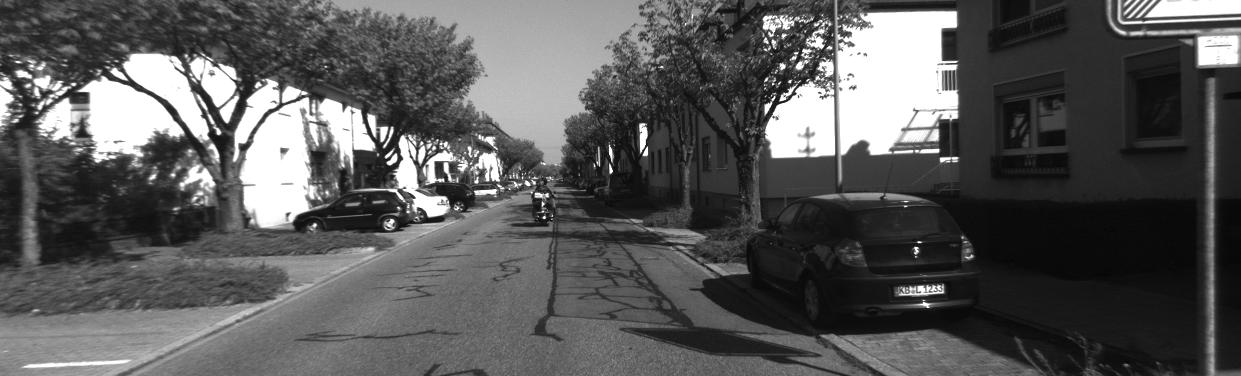
//> input picture 第5讲/left.png, 1241 x 376 px
$ ./stereoVision   (built with g++ and OpenCV 4)
//> lines starting //> are read from the running program, lines starting //| are printed output that depends on the picture
#include <iostream>
#include <opencv2/opencv.hpp>
#include <Eigen/Core>
#include <Eigen/Eigen>
#include <pangolin/pangolin.h>
#include <unistd.h>
#include <string>
#include <vector>


using namespace std;
using namespace Eigen;

string left_file = "../left.png";
string right_file = "../right.png";

void showPointCloud(const vector<Vector4d, Eigen::aligned_allocator<Vector4d>> &pointcloud);

int main(int argc, char **argv)
{
  double fx = 718.856, fy = 718.856, cx = 607.1928, cy = 185.2157;
  double b = 0.573;

  cv::Mat left = cv::imread(left_file, 0);
//> left is the input picture: 376 rows x 1241 cols, CV_8UC1; min 6, max 255, mean 89
  cv::Mat right = cv::imread(right_file, 0);
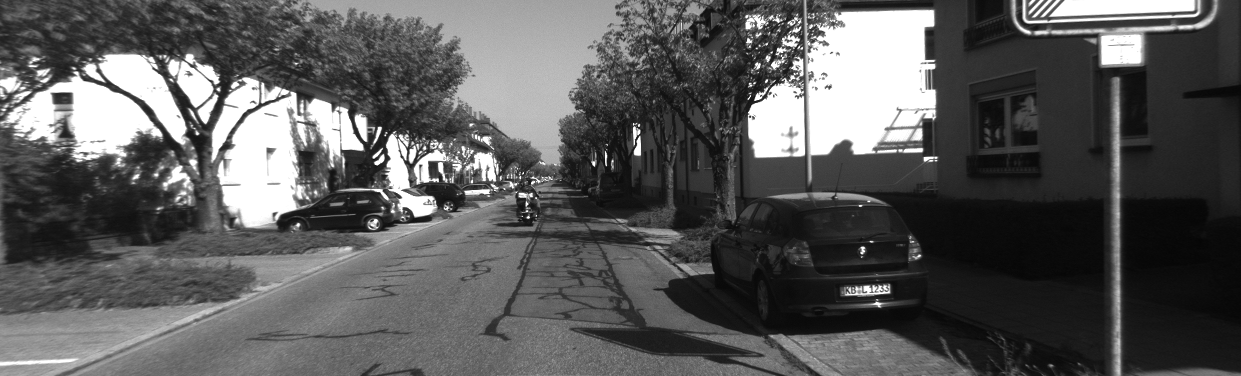
//> input picture 第5讲/right.png, 1241 x 376 px
//> right is the input picture: 376 rows x 1241 cols, CV_8UC1; min 5, max 255, mean 90.3
  cv::Ptr<cv::StereoSGBM> sgbm = cv::StereoSGBM::create(
    0, 96, 9, 8*9*9, 3*9*9, 1, 63, 10, 100, 32);

  cv::Mat disparity_sgbm, disparity;
  sgbm->compute(left, right, disparity_sgbm);
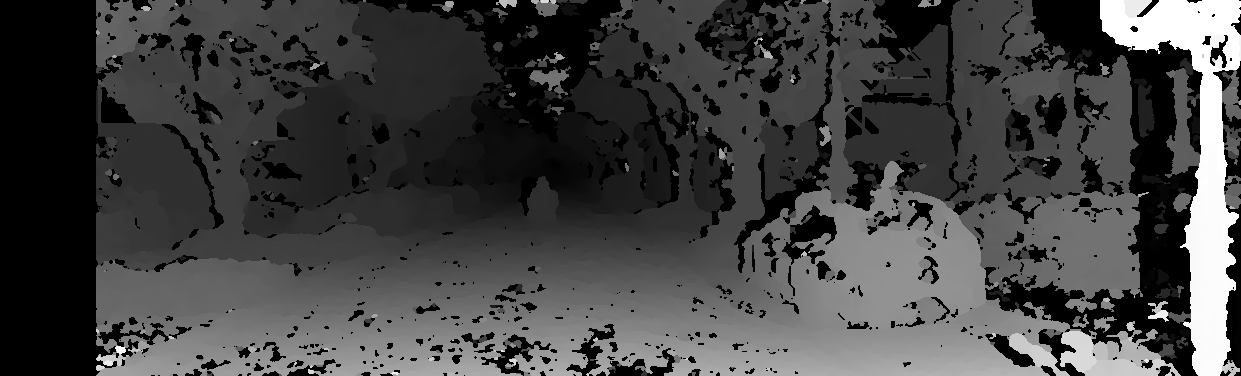
//> disparity_sgbm: 376 rows x 1241 cols, CV_16SC1; min -16, max 1520, mean 392; drawn with min black and max white
  disparity_sgbm.convertTo(disparity, CV_32F, 1.0 / 16.0f);

  vector<Vector4d, Eigen::aligned_allocator<Vector4d>> pointcloud;      // 这本书的相关代码中关于eigen的容器，都赋予了新的对齐方式

  for(int v=0; v < left.rows; v++){
    for(int u = 0; u < left.cols; u++){
      if (disparity.at<float>(v,u) <= 10.0 || disparity.at<float>(v,u) >=96.0){   // 视差太小和太大都不要
        continue;
      }
      Vector4d point(0, 0, 0, left.at<uchar>(v,u) / 255.0);   // 第四个参数是灰度

      double x = (u - cx) / fx;
      double y = (v - cy) / fy;
      double depth = fx * b / (disparity.at<float>(v,u));

      point[0] = x * depth;   // 从归一化平面上的坐标变换到实际位置
      point[1] = y * depth;
      point[2] = depth;

      pointcloud.push_back(point);

    }
  }
//> after the loop, pointcloud = 324444 items
  cv::imshow("disparity", disparity / 96.0);
  cv::waitKey(0);

  showPointCloud(pointcloud);
}


void showPointCloud(const vector<Vector4d, Eigen::aligned_allocator<Vector4d>> &pointcloud)
{
  if (pointcloud.empty()){
    cerr << "Point cloud is empty!" << endl;
    return;
  }

  pangolin::CreateWindowAndBind("Point Cloud Viewer", 1024, 768);
//> (this line was passed over: pangolin is not available in this run)
  glEnable(GL_DEPTH_TEST);
//> (this line was passed over: GL_DEPTH_TEST is not available in this run)
  glEnable(GL_BLEND);
//> (this line was passed over: GL_BLEND is not available in this run)
  glBlendFunc(GL_SRC_ALPHA, GL_ONE_MINUS_SRC_ALPHA);
//> (this line was passed over: GL_SRC_ALPHA is not available in this run)

//> (the run ends here: the program needs code that is not available in this run, at `pangolin::OpenGlRenderState s_cam(`)
